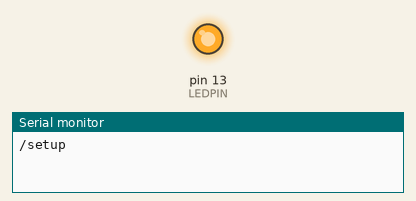
Recording of a sketch running on a simulated Arduino Mega 2560, built with avr-gcc and run on an emulated ATmega2560. Shown: output pins drawn as LEDs (lit = HIGH), the last lines printed to the serial monitor.

Above: at 0.1 s.
At 0.6 s:
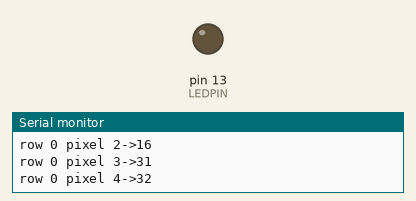
Timing chart, 0 to 2.1 s (numbered marks = the images above):
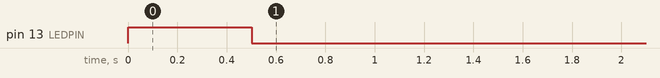

The sketch:

serialimagereceivertest.ino
```cpp
#include <FastLED.h>

#define PANEL_HEIGHT 8
#define PANEL_WIDTH 32

#define HWSERIAL Serial2
#define LEDPIN 13
int pixels;
bool recvd;
const int ROWS = PANEL_HEIGHT * 2;
const int  COLUMNS = PANEL_WIDTH;

#define NUM_LEDS (COLUMNS * ROWS)
CRGB leds_plus_safety_pixel[ NUM_LEDS];
CRGB* const leds( leds_plus_safety_pixel);

const byte FRAME_HEADER_1 = 0xF0;
const byte FRAME_HEADER_2 = 0x00;
const byte FRAME_HEADER_3 = 0x0F;
unsigned long frame;
int row;


#define LED_PIN  3
#define COLOR_ORDER RGB
#define CHIPSET     WS2811
#define BRIGHTNESS 32

void setup() {
  Serial.begin(9600);
  Serial.println("/setup");

  HWSERIAL.begin(230400);
  HWSERIAL.setTimeout(1);
  pinMode(LEDPIN, OUTPUT);


  digitalWrite(LEDPIN, HIGH);
  delay(500);
  digitalWrite(LEDPIN, LOW);
  pixels = 0;
  frame = 0;
  row = 0;
  recvd = false;

 // FastLED.addLeds<CHIPSET, LED_PIN, COLOR_ORDER>(leds, NUM_LEDS).setCorrection(TypicalSMD5050);
 // FastLED.setBrightness( BRIGHTNESS );
  //FastLED.show();

  showLEDIndices();
  Serial.println("/setup");
}

bool getNextByte(byte *b) {
  bool recvd = false;
  if (HWSERIAL.available()) {
    recvd = true;
    *b = HWSERIAL.read();
  }
  return recvd;
}

void getFrame() {
  pixels = 0;
  while (row < ROWS) {
    byte colors[3];
    /*
    Serial.print("getting pixel r=");
    Serial.print(row);
    Serial.print(",c=");
    Serial.print(pixels);
    */
    for (int colorIdx = 0; colorIdx < 3; colorIdx++) {
      while (!getNextByte(&(colors[colorIdx])));
      //Serial.print(".");
    }
    //Serial.println();
    leds[getPixelForCoord(pixels, row)] = CRGB( colors[0], colors[1], colors[2]);
    pixels += 1;

    if (!(pixels % COLUMNS)) {
      row += 1;
      pixels = 0;
    }
  }
  Serial.print("END OF FRAME: ");
  Serial.println(frame++);
  if (frame > 1000) {
    Serial.println("Frame counter reset");
    frame = 0;
  }
  row = 0;
}

int getPixelForCoord(const int x, const int y) {
  if (y < PANEL_HEIGHT)
    return coordForPanel1(x, y);
  else
    return coordForPanel2(x, y);
}

int coordForPanel1(const int x,const int y) {
  if (x % 2)
    return countUpPanel1(x, y);
  else
    return countDownPanel1(x, y);
}

int coordForPanel2(const int x, const int y) {
  if (x % 2)
    return countUpPanel2(x, y);
  else
    return countDownPanel2(x, y);
}

int countDownPanel1(const int x, const int y) {
  return x * PANEL_HEIGHT + y;
}

int countUpPanel1(const int x, const int y) {
  return x * PANEL_HEIGHT + (PANEL_HEIGHT - 1 - y);
}

int countDownPanel2(const int x, const int y) {
  return (PANEL_WIDTH * PANEL_HEIGHT - 1)
    + (PANEL_HEIGHT * (PANEL_WIDTH - x))
    - (PANEL_HEIGHT - (y - PANEL_HEIGHT))
    + 1;
}

int countUpPanel2(const int x, const int y) {
  return (PANEL_WIDTH * PANEL_HEIGHT - 1)
    + (PANEL_HEIGHT * (PANEL_WIDTH - x))
    - (y - PANEL_HEIGHT);
}

bool syncToFrame() {
  byte b = ' ';
  while ((!getNextByte(&b)) || b != FRAME_HEADER_1) ;

  while (!getNextByte(&b)) ;
  if (b != FRAME_HEADER_2) {
    return false;
  }
  while (!getNextByte(&b)) ;
  if (b != FRAME_HEADER_3) {
    return false;
  }
  Serial.println("sync");
  return true;
}

void loop() {
}

void showLEDIndices() {
  Serial.println("LED indices");
  int idx = 0;
  for (int r = 0; r < ROWS; r++) {
    for (int p = 0; p < COLUMNS; p++) {
      Serial.print("row ");
      Serial.print(r);
      Serial.print(" pixel ");
      Serial.print(p);
      Serial.print("->");
      idx = getPixelForCoord(p, r);
      if (idx > 511 || idx < 0) {
        Serial.print("BAD Index ");
      }
      Serial.print(idx);
      Serial.println();
    }
  }
}
```
